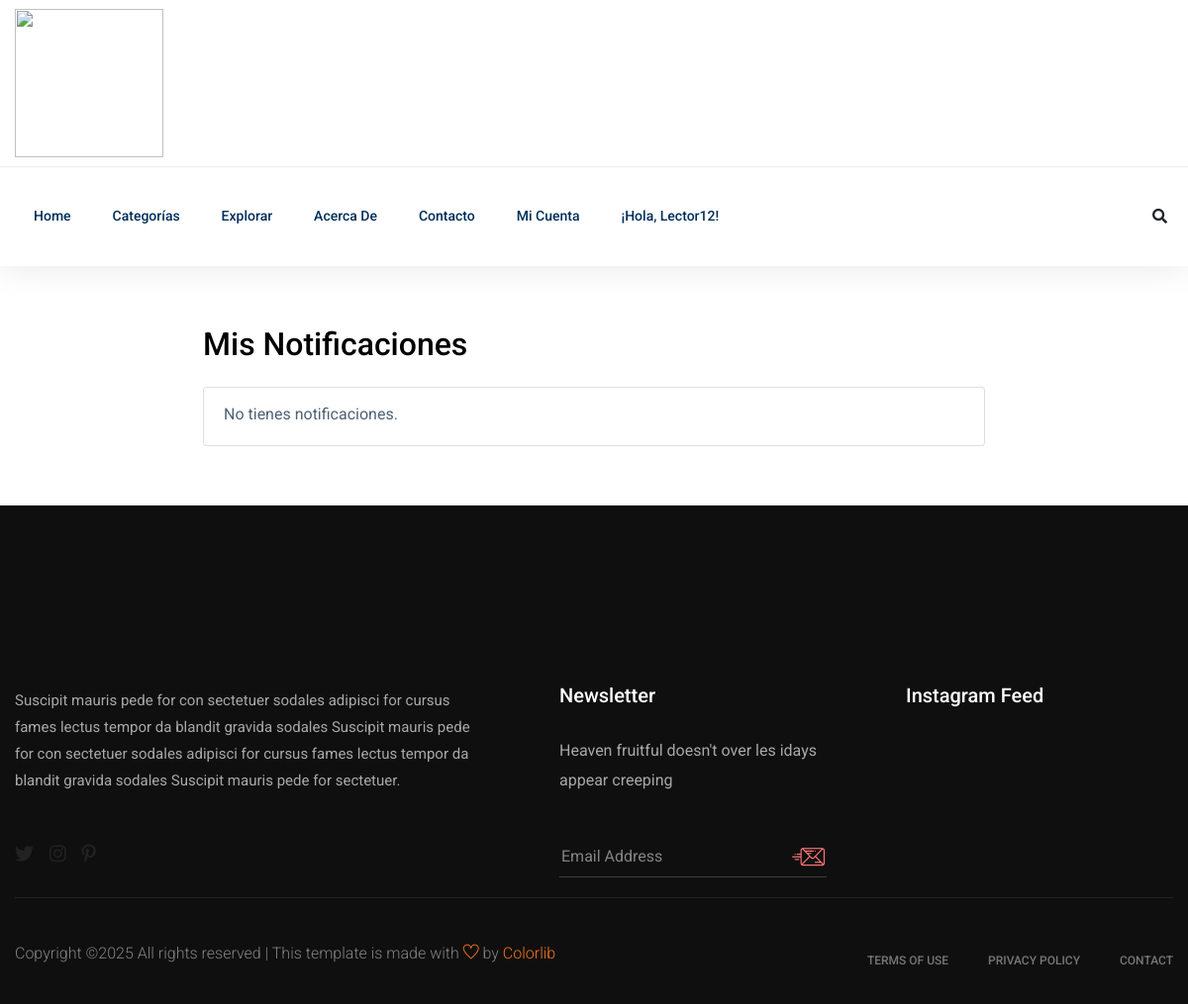
Before: /noticias/notificaciones/ (signed in) with the older database file.
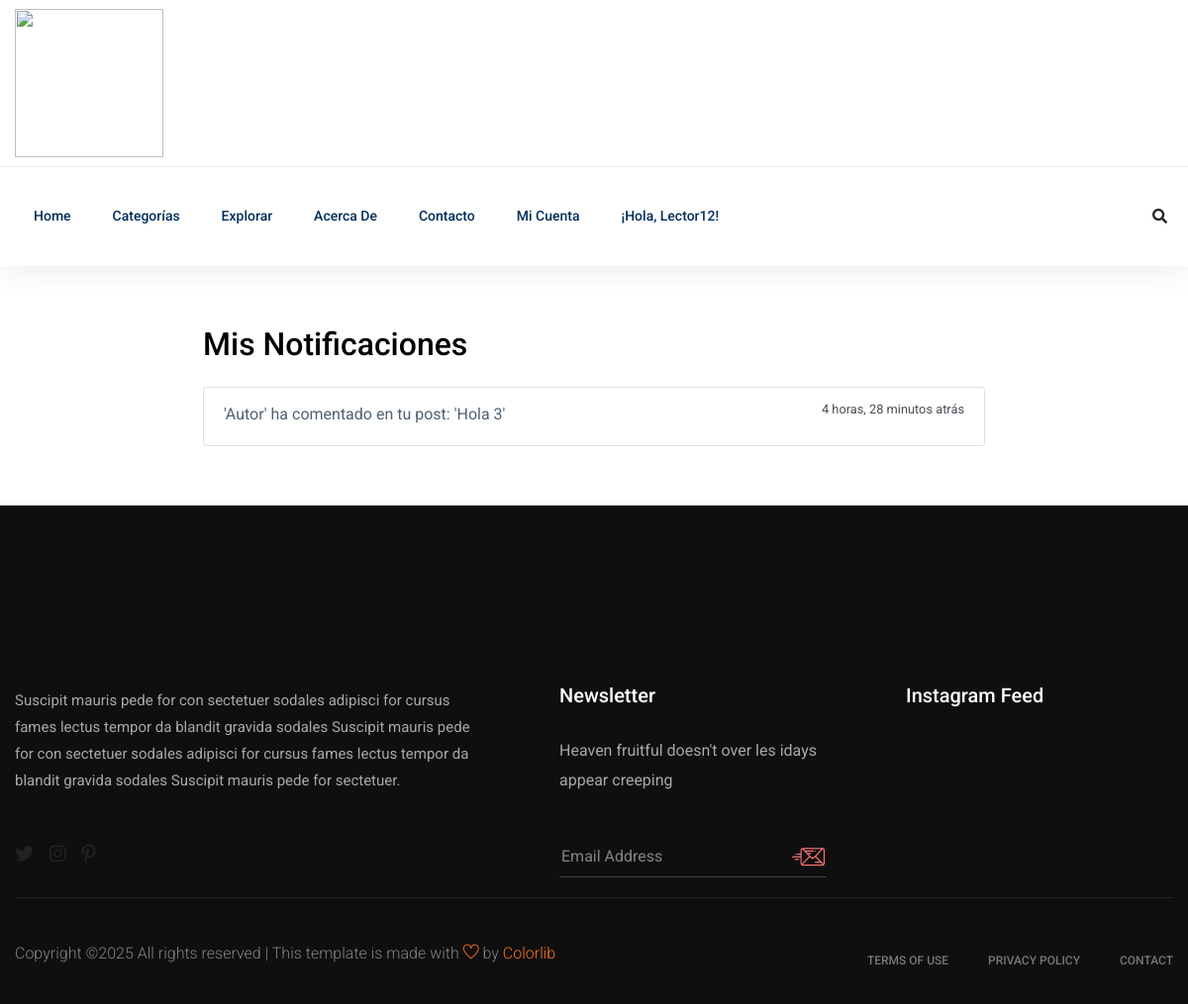
After: the same page with the newer database file.
### apps/usuarios/models.py (models this page shows, shortened)
class Usuario(AbstractUser):
    ADMIN = 'admin'
    AUTOR = 'autor'
    LECTOR = 'lector'
    ROL_CHOICES = [ (ADMIN, 'Administrador'),
                   (AUTOR, 'Autor'),
                   (LECTOR,'Lector')]  #Roles .
    rol = models.CharField(max_length=20, choices=ROL_CHOICES, default=LECTOR)
    creacion = models.DateTimeField(auto_now_add= True)

### apps/noticias/models.py (models this page shows)
class Notificacion(models.Model):
    usuario_destino = models.ForeignKey(settings.AUTH_USER_MODEL, on_delete=models.CASCADE)
    mensaje = models.CharField(max_length=255)
    leida = models.BooleanField(default=False)
    fecha_creacion = models.DateTimeField(auto_now_add=True)

### apps/noticias/views.py (the view)
# urls.py: path('notificaciones/', views.lista_notificaciones, name='lista_notificaciones'),
@login_required
def lista_notificaciones(request):
    notificaciones = Notificacion.objects.filter(usuario_destino=request.user).order_by('-fecha_creacion')
    Notificacion.objects.filter(usuario_destino=request.user, leida=False).update(leida=True)
    return render(request, 'noticias/notificaciones.html', {'notificaciones': notificaciones})

### apps/noticias/context_processors.py (called while the page is built)
def menu_categorias(request):
    categorias = Categoria.objects.all()
    return {'categorias': categorias}

def notificaciones_context(request):
    if request.user.is_authenticated:
        count = Notificacion.objects.filter(usuario_destino=request.user, leida=False).count()
        return {'notificaciones_no_leidas': count}
    return {}

### templates/noticias/notificaciones.html (shortened to what this page needs)
{% extends 'base.html' %}
{% block content %}
<main>
    <div class="container" style="padding: 60px 0;">
        <div class="row justify-content-center">
            <div class="col-lg-8">
                <h2 class="mb-4">Mis Notificaciones</h2>
                <div class="list-group">
                    {% for notificacion in notificaciones %}
                        <a href="#" class="list-group-item list-group-item-action flex-column align-items-start">
                            <div class="d-flex w-100 justify-content-between">
                                <p class="mb-1">{{ notificacion.mensaje }}</p>
                                <small>{{ notificacion.fecha_creacion|timesince }} atrás</small>
                            </div>
                        </a>
                    {% empty %}
                        <div class="list-group-item">
                            <p class="mb-1">No tienes notificaciones.</p>
                        </div>
                    {% endfor %}
                </div>
            </div>
        </div>
    </div>
</main>
{% endblock %}

### templates/base.html (shortened to what this page needs)
<!doctype html>
{% load static %}
<html class="no-js" lang="zxx">
    <head>
            <link rel="stylesheet" href="{% static 'assets/css/bootstrap.min.css' %}">
            <link rel="stylesheet" href="{% static 'assets/css/owl.carousel.min.css' %}">
            <link rel="stylesheet" href="{% static 'assets/css/ticker-style.css' %}">
            <link rel="stylesheet" href="{% static 'assets/css/flaticon.css' %}">
            <link rel="stylesheet" href="{% static 'assets/css/slicknav.css' %}">
            <link rel="stylesheet" href="{% static 'assets/css/animate.min.css' %}">
            <link rel="stylesheet" href="{% static 'assets/css/magnific-popup.css' %}">
            <link rel="stylesheet" href="{% static 'assets/css/fontawesome-all.min.css' %}">
            <link rel="stylesheet" href="{% static 'assets/css/themify-icons.css' %}">
            <link rel="stylesheet" href="{% static 'assets/css/slick.css' %}">
            <link rel="stylesheet" href="{% static 'assets/css/nice-select.css' %}">
            <link rel="stylesheet" href="{% static 'assets/css/style.css' %}">
            <link rel="stylesheet" href="{% static 'assets/css/customstyles.css' %}">
   </head>
   <body>
    <header>
       <div class="header-area">
            <div class="main-header ">
                <div class="header-mid d-none d-md-block">
                   <div class="container">
                        <div class="row d-flex align-items-center">
                            <div class="col-xl-3 col-lg-3 col-md-3 " >
                                <div class="logo" >
                                    <a href="{% url 'home' %}"><img src="{% static 'assets/img/logo/logo.jpg' %}" alt="" height="150" width="150" ></a>
                                </div>
                            </div>
                        </div>
                   </div>
                </div>
               <div class="header-bottom header-sticky">
                    <div class="container">
                        <div class="row align-items-center">
                            <div class="col-xl-10 col-lg-10 col-md-12 header-flex">
                                <div class="main-menu d-none d-md-block">
                                    <nav>
                                        <ul id="navigation">
                                            <li><a href="{% url 'home' %}">Home</a></li>
                                            <li><a href="{% url 'noticias:lista_categorias' %}">Categorías</a>
                                            </li>
                                            <li><a href="{% url 'noticias:explorar_noticias' %}">Explorar</a></li>
                                            <li><a href="{% url 'nosotros' %}">Acerca de</a></li>
                                            <li><a href="{% url 'contacto' %}">Contacto</a></li>
                                            {% if user.is_authenticated %}
                                            <li><a href="#">Mi Cuenta</a>
                                            </li>
                                            <li><a>¡Hola, {{ user.username }}!</a></li>
                                            {% else %}
                                            <li><a href="{% url 'apps.usuarios:login' %}">Iniciar Sesión</a></li>
                                            <li><a href="{% url 'apps.usuarios:registrar' %}">Registrarse</a></li>
                                            {% endif %}
                                        </ul>
                                    </nav>
                                </div>
                            </div>
                            <div class="col-xl-2 col-lg-2 col-md-4">
                                <div class="header-right-btn f-right d-none d-lg-block">
                                    <i class="fas fa-search special-tag"></i>
                                </div>
                            </div>
                            <div class="col-12">
                            </div>
                        </div>
                    </div>
               </div>
            </div>
       </div>
    </header>
    <main>
        {% block content %}
        {% endblock %}
    </main>
   <footer>
       <div class="footer-area footer-padding fix">
            <div class="container">
                <div class="row d-flex justify-content-between">
                    <div class="col-xl-5 col-lg-5 col-md-7 col-sm-12">
                        <div class="single-footer-caption">
                            <div class="single-footer-caption">
                                <div class="footer-logo">
                                </div>
                                <div class="footer-tittle">
                                    <div class="footer-pera">
                                        <p>Suscipit mauris pede for con sectetuer sodales adipisci for cursus fames lectus tempor da blandit gravida sodales  Suscipit mauris pede for con sectetuer sodales adipisci for cursus fames lectus tempor da blandit gravida sodales  Suscipit mauris pede for sectetuer.</p>
                                    </div>
                                </div>
                                <div class="footer-social">
                                    <a href="#"><i class="fab fa-twitter"></i></a>
                                    <a href="#"><i class="fab fa-instagram"></i></a>
                                    <a href="#"><i class="fab fa-pinterest-p"></i></a>
                                </div>
                            </div>
                        </div>
                    </div>
                    <div class="col-xl-3 col-lg-3 col-md-4  col-sm-6">
                        <div class="single-footer-caption mt-60">
                            <div class="footer-tittle">
                                <h4>Newsletter</h4>
                                <p>Heaven fruitful doesn't over les idays appear creeping</p>
                                <div class="footer-form" >
                                    <div id="mc_embed_signup">
                                        <form target="_blank" action="https://spondonit.us12.list-manage.com/subscribe/post?u=1462626880ade1ac87bd9c93a&amp;id=92a4423d01"
                                        method="get" class="subscribe_form relative mail_part">
                                            <input type="email" name="email" id="newsletter-form-email" placeholder="Email Address"
                                            class="placeholder hide-on-focus" onfocus="this.placeholder = ''"
                                            onblur="this.placeholder = ' Email Address '">
                                            <div class="form-icon">
                                            <button type="submit" name="submit" id="newsletter-submit"
                                            class="email_icon newsletter-submit button-contactForm"><img src="{% static 'assets/img/logo/form-iocn.png' %}" alt=""></button>
                                            </div>
                                        </form>
                                    </div>
                                </div>
                            </div>
                        </div>
                    </div>
                    <div class="col-xl-3 col-lg-3 col-md-5 col-sm-6">
                        <div class="single-footer-caption mb-50 mt-60">
                            <div class="footer-tittle">
                                <h4>Instagram Feed</h4>
                            </div>
                            <div class="instagram-gellay">
                                <ul class="insta-feed">
                                    <li><a href="#"><img src="{% static 'assets/img/post/instra1.jpg' %}" alt=""></a></li>
                                    <li><a href="#"><img src="{% static 'assets/img/post/instra2.jpg' %}" alt=""></a></li>
                                    <li><a href="#"><img src="{% static 'assets/img/post/instra3.jpg' %}" alt=""></a></li>
                                    <li><a href="#"><img src="{% static 'assets/img/post/instra4.jpg' %}" alt=""></a></li>
                                    <li><a href="#"><img src="{% static 'assets/img/post/instra5.jpg' %}" alt=""></a></li>
                                    <li><a href="#"><img src="{% static 'assets/img/post/instra6.jpg' %}" alt=""></a></li>
                                </ul>
                            </div>
                        </div>
                    </div>
                </div>
            </div>
        </div>
       <div class="footer-bottom-area">
           <div class="container">
               <div class="footer-border">
                    <div class="row d-flex align-items-center justify-content-between">
                        <div class="col-lg-6">
                            <div class="footer-copy-right">
                                <p>
  Copyright &copy;<script>document.write(new Date().getFullYear());</script> All rights reserved | This template is made with <i class="ti-heart" aria-hidden="true"></i> by <a href="https://colorlib.com" target="_blank">Colorlib</a>
  </p>
                            </div>
                        </div>
                        <div class="col-lg-6">
                            <div class="footer-menu f-right">
                                <ul>
                                    <li><a href="#">Terms of use</a></li>
                                    <li><a href="#">Privacy Policy</a></li>
                                    <li><a href="#">Contact</a></li>
                                </ul>
                            </div>
                        </div>
                    </div>
               </div>
           </div>
       </div>
   </footer>
    </body>
</html>

Changed rows visible on the page:
added Notificacion: mensaje "'Autor' ha comentado en tu post: 'Hola 3'", fecha_creacion "4 horas, 28 minutos"
Other visible differences:
text no longer shown: "No tienes notificaciones."
